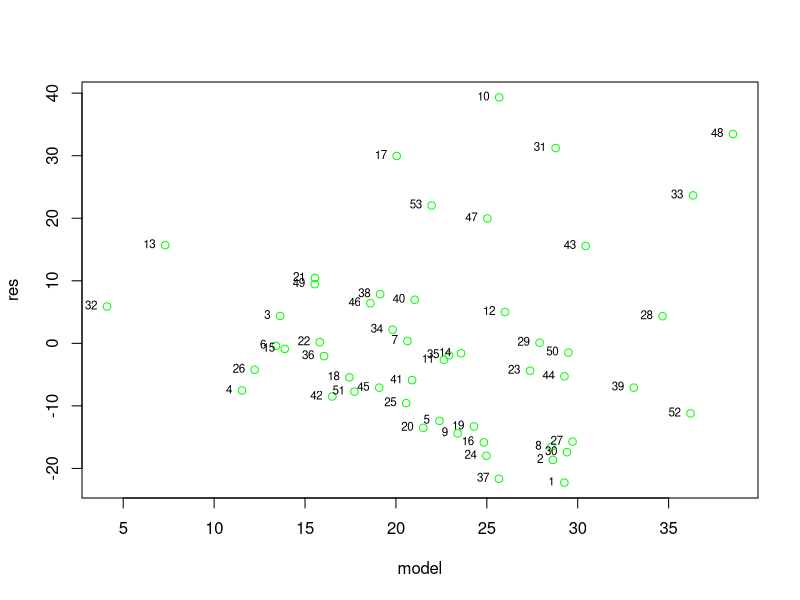
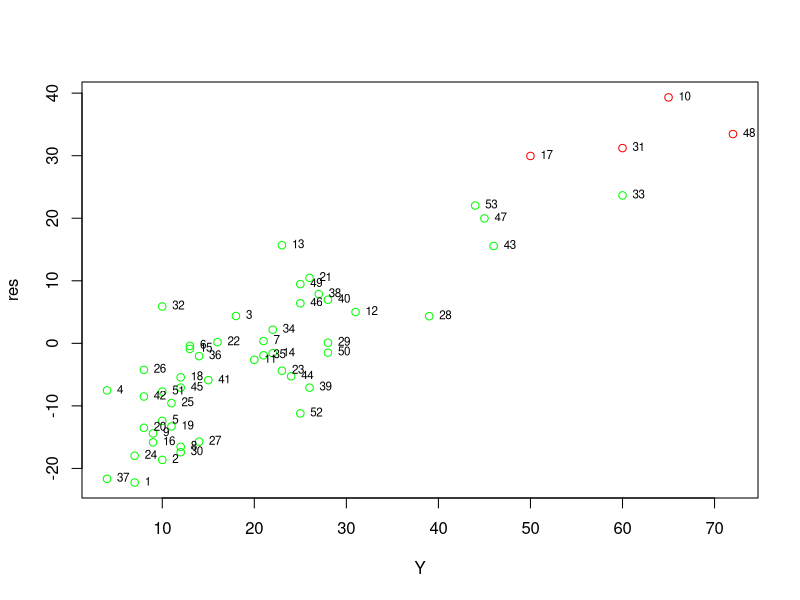

Here is the R script that generated these plots, in order:
lekOrg = c(2.26,1.81,1.78,1.54,2.06,1.74,2.56,2.29,1.80,2.32,2.04,1.88,1.18,2.08,1.70,1.74,1.90,1.79,2.11,1.72,1.74,1.60,2.15,2.26,1.65,1.63,2.40,2.70,1.90,2.78,2.27,1.74,2.62,1.80,1.81,1.58,2.41,1.65,2.24,1.70,2.45,1.72,2.37,2.23,1.92,1.99,1.99,2.35,1.80,2.36,1.59,2.10,1.80) 
sbpOrg = c(66,52,72,67,69,71,88,68,59,73,68,58,61,68,69,55,67,67,68,59,68,63,65,72,58,69,70,73,56,83,67,84,68,64,60,62,76,60,60,59,84,66,68,65,69,72,63,56,70,69,60,51,61)
czasOrg = c(7,10,18,4,10,13,21,12,9,65,20,31,23,22,13,9,50,12,11,8,26,16,23,7,11,8,14,39,28,12,60,10,60,22,21,14,4,27,26,28,15,8,46,24,12,25,45,72,25,28,10,25,44)

data = read.table("data.csv")
#data <- file[-c(10,17,31,48,33,53,13,47,43,1,37,24,2,30,8,27,16),]
#data <- file[-c(10,17,13,32,39,52),]
#data <-file[-c(10)]
lek = (data[,1])
sbp = (data[,2])
czas = (data[,3])


X = cbind(1,lek,sbp)
Y = czas
xtx = t(X)%*%X
A = solve(xtx)%*%t(X)%*%Y
model =A[1]+ A[2]*lek + A[3]*sbp



SSR = t(model-mean(Y))%*%(model-mean(Y))
SSE = t((Y - model))%*%(Y-model)
SST = t(Y-mean(Y))%*%(Y-mean(Y))
R2 = SSR/SST
R2a = 1-((1-R2)*(NROW(model)-1)/(NROW(model)-2-1))


wariancja = SSE/(NROW(model)-2-1)
odchylenie = sqrt(wariancja)

res = Y-model;
sum_res = sum(res)
mean_res = mean(res)

f = (SSR/2)/(SSE/(NROW(model)-2-1))

D = max(abs(Y-model))


for (t in 2:NROW(model))
{
  licznik = (res[t]-res[t-1])^2
}

dw = licznik/sum(res^2)

naglowek = c('A0', 'A lek', 'A sbp', 'SSR', 'SSE', 'SST', 'R2','R2a',  'sum res', 'avg res', 'wariancja', 'odchylenie', 'F')
wyniki = c(A[1], A[2], A[3], SSR, SSE, SST, R2, R2a,sum_res, mean_res, wariancja, odchylenie, f )
write.table(cbind(naglowek, wyniki),"",row.names = F)

plot(model,res, col = ifelse(abs(res) >(3*odchylenie[1,1]),'red','green'))
text(model,res, labels=1:NROW(res),cex= 0.7, pos=2)


plot(Y,res, col = ifelse(abs(res) >(2*odchylenie[1,1]),'red','green'))
text(Y,res, labels=1:NROW(res),cex= 0.7, pos=4)
